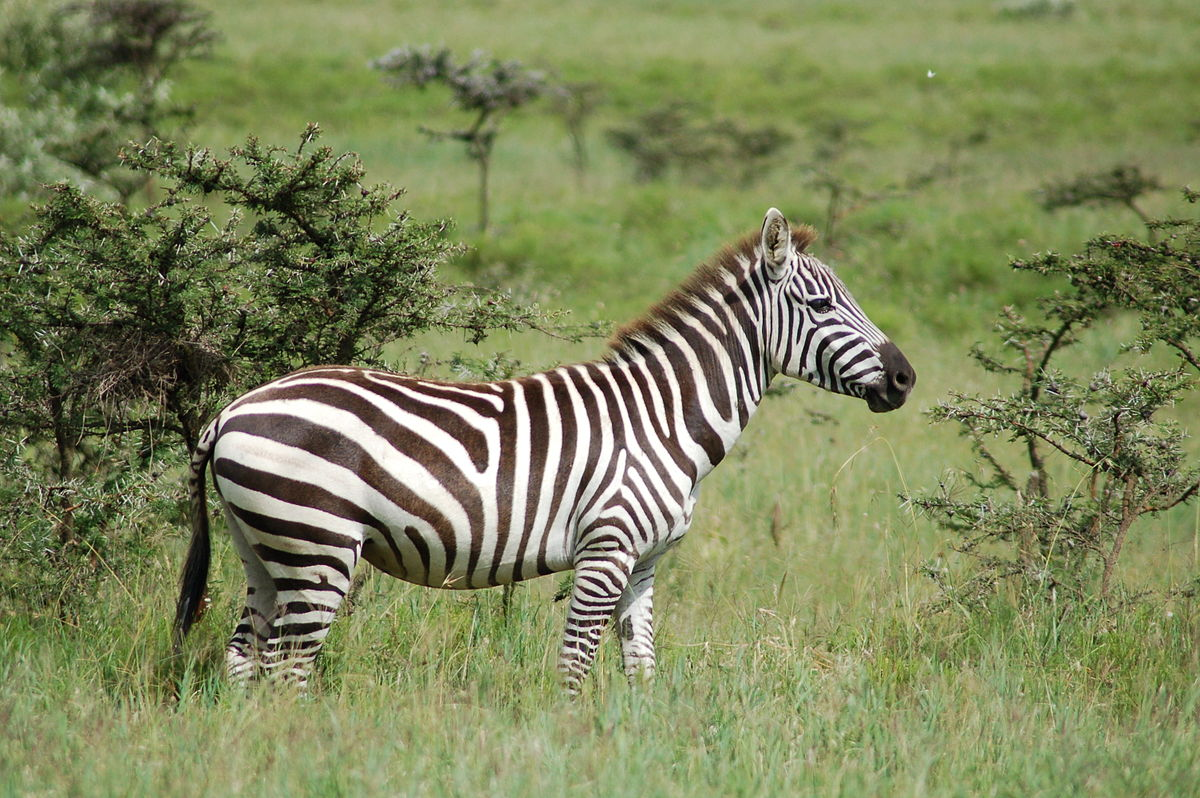
#> input picture Lab Reports/Lab0/Related Files/zebra.jpg, 1200 x 798 px, given in place of demo_RGB_image.png, which was not available
$ jupyter execute --allow-errors Lab_0_colab.ipynb   (shell and % lines are left out)   (text cells are left out)
#> lines starting #> are read from the running program, lines starting #| are printed output that depends on the picture; pictures that were not available may be replaced by others from this repository, and a replacement may not be noted
[cell 1]
from google.colab import drive
drive.mount('/content/drive')

[cell 2]
import os
GOOGLE_DRIVE_PATH_AFTER_MY_DRIVE = 'IdoDrive/documents/Afeka/ComputerVision1/Lab 0'
GOOGLE_DRIVE_PATH = os.path.join('drive','My Drive',GOOGLE_DRIVE_PATH_AFTER_MY_DRIVE)
print(os.listdir(GOOGLE_DRIVE_PATH))

[cell 3]
import sys
sys.path.append(GOOGLE_DRIVE_PATH)

[cell 4]
import cv2
from matplotlib import pyplot as plt
from PIL import Image

[cell 5]
demo_image_path = os.path.join(GOOGLE_DRIVE_PATH,'demo_RGB_image.png')
cv2_demo_image = cv2.imread(demo_image_path)
#> cv2_demo_image is the input picture: shape (798, 1200, 3); mean B, G, R 91.1, 133.7, 126.4

[cell 6]
print('type:{} dimensions: {}[Height, Width, Channel] size:{} [pixels], dtype:{}'
.format(type(cv2_demo_image), cv2_demo_image.shape,
        cv2_demo_image.size, cv2_demo_image.dtype))
#| type:<class 'numpy.ndarray'> dimensions: (798, 1200, 3)[Height, Width, Channel] size:2872800 [pixels], dtype:uint8

[cell 7]
plt.imshow(cv2_demo_image)

[cell 8]
## Your Code Starts Here:
meaningful_name = cv2.imread('path to antoher demo image of your choice')
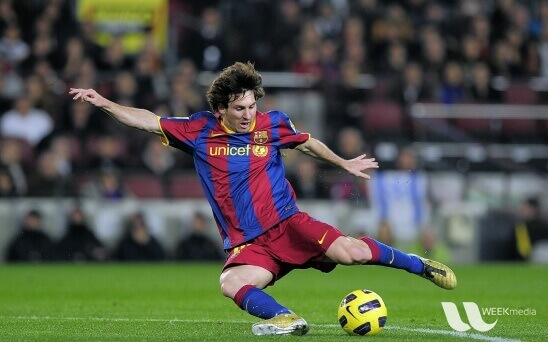
#> input picture Lab Reports/Lab0/Related Files/messi.jpg, 548 x 342 px, given in place of path to antoher demo image of your choice, which was not available
#> meaningful_name is the input picture: shape (342, 548, 3); mean B, G, R 72.4, 86.1, 82.2
#> (the rest of this cell did not finish here and is left out)

[cell 9]
demo_image_rgb = cv2.cvtColor(cv2_demo_image, cv2.COLOR_BGR2RGB)
plt.imshow(demo_image_rgb)

[cell 10]
# Your code

[cell 11]
demo_image_gray = cv2.cvtColor(cv2_demo_image, cv2.COLOR_BGR2GRAY)
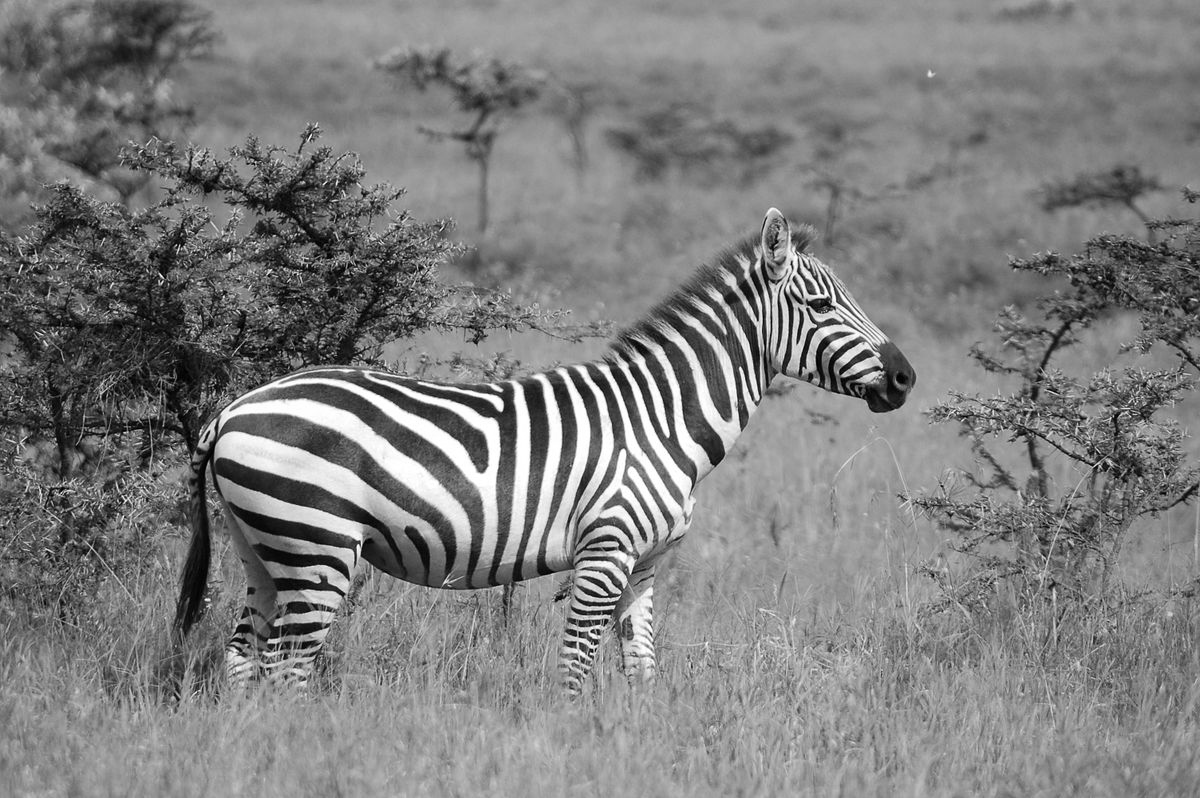
#> demo_image_gray: shape (798, 1200); min 0, max 255, mean 126.7
plt.subplot(131)
plt.imshow(demo_image_rgb)
plt.title('input color image')
plt.axis('off')
plt.subplot(132)
plt.imshow(demo_image_gray)
plt.title('default view image')
plt.axis('off')
plt.subplot(133)
plt.imshow(demo_image_gray,cmap=plt.cm.gray)
plt.title(' indicate gray cmap')
plt.axis('off')
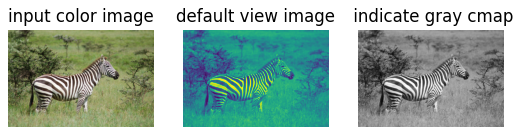
#> figure drawn by matplotlib, 3 panels

[cell 12]
pil_demo_imge_png = Image.open(demo_image_path)
pil_demo_image_jpg = Image.open(os.path.join(GOOGLE_DRIVE_PATH, 'messi.jpg'))

[cell 13]
print('type: {} dimensions: {}[H, W] mode:{}'.format(type(pil_demo_imge_png), pil_demo_imge_png.size, pil_demo_imge_png.mode ))
#| type: <class 'PIL.JpegImagePlugin.JpegImageFile'> dimensions: (1200, 798)[H, W] mode:RGB

print('type: {} dimensions: {}[H, W] mode:{}'.format(type(pil_demo_image_jpg), pil_demo_image_jpg.size, pil_demo_image_jpg.mode ))
#| type: <class 'PIL.JpegImagePlugin.JpegImageFile'> dimensions: (548, 342)[H, W] mode:RGB
